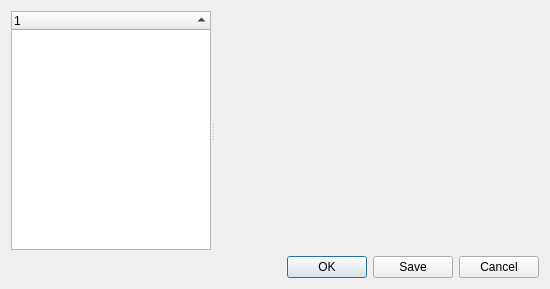
<?xml version="1.0" encoding="UTF-8"?>
<ui version="4.0">
 <class>SettingsWindow</class>
 <widget class="QDialog" name="SettingsWindow">
  <property name="geometry">
   <rect>
    <x>0</x>
    <y>0</y>
    <width>550</width>
    <height>289</height>
   </rect>
  </property>
  <property name="maximumSize">
   <size>
    <width>16777215</width>
    <height>16777215</height>
   </size>
  </property>
  <property name="windowTitle">
   <string>Settings</string>
  </property>
  <layout class="QVBoxLayout" name="verticalLayout_2">
   <item>
    <layout class="QVBoxLayout" name="verticalLayout">
     <property name="spacing">
      <number>6</number>
     </property>
     <item>
      <widget class="QSplitter" name="splitter">
       <property name="orientation">
        <enum>Qt::Horizontal</enum>
       </property>
       <widget class="QTreeWidget" name="SettingsList">
        <property name="sizePolicy">
         <sizepolicy hsizetype="Expanding" vsizetype="Preferred">
          <horstretch>0</horstretch>
          <verstretch>0</verstretch>
         </sizepolicy>
        </property>
        <property name="minimumSize">
         <size>
          <width>100</width>
          <height>0</height>
         </size>
        </property>
        <property name="maximumSize">
         <size>
          <width>200</width>
          <height>16777215</height>
         </size>
        </property>
        <property name="showDropIndicator" stdset="0">
         <bool>false</bool>
        </property>
        <property name="alternatingRowColors">
         <bool>true</bool>
        </property>
        <property name="iconSize">
         <size>
          <width>16</width>
          <height>16</height>
         </size>
        </property>
        <property name="indentation">
         <number>20</number>
        </property>
        <property name="headerHidden">
         <bool>false</bool>
        </property>
        <property name="columnCount">
         <number>1</number>
        </property>
        <attribute name="headerVisible">
         <bool>true</bool>
        </attribute>
        <attribute name="headerCascadingSectionResizes">
         <bool>true</bool>
        </attribute>
        <attribute name="headerShowSortIndicator" stdset="0">
         <bool>true</bool>
        </attribute>
        <attribute name="headerCascadingSectionResizes">
         <bool>true</bool>
        </attribute>
        <attribute name="headerVisible">
         <bool>true</bool>
        </attribute>
        <attribute name="headerShowSortIndicator" stdset="0">
         <bool>true</bool>
        </attribute>
        <column>
         <property name="text">
          <string notr="true">1</string>
         </property>
        </column>
       </widget>
       <widget class="QStackedWidget" name="stackedWidget">
        <property name="sizePolicy">
         <sizepolicy hsizetype="Expanding" vsizetype="Expanding">
          <horstretch>0</horstretch>
          <verstretch>0</verstretch>
         </sizepolicy>
        </property>
        <property name="currentIndex">
         <number>1</number>
        </property>
        <widget class="QWidget" name="PageLogin">
         <property name="sizePolicy">
          <sizepolicy hsizetype="Expanding" vsizetype="Expanding">
           <horstretch>0</horstretch>
           <verstretch>0</verstretch>
          </sizepolicy>
         </property>
         <layout class="QVBoxLayout" name="verticalLayout_4">
          <item>
           <widget class="QGroupBox" name="groupBox">
            <property name="sizePolicy">
             <sizepolicy hsizetype="Expanding" vsizetype="Expanding">
              <horstretch>0</horstretch>
              <verstretch>0</verstretch>
             </sizepolicy>
            </property>
            <property name="focusPolicy">
             <enum>Qt::NoFocus</enum>
            </property>
            <property name="title">
             <string>Connect to Museek Daemon</string>
            </property>
            <property name="alignment">
             <set>Qt::AlignLeading|Qt::AlignLeft|Qt::AlignTop</set>
            </property>
            <layout class="QFormLayout" name="formLayout">
             <property name="leftMargin">
              <number>0</number>
             </property>
             <property name="topMargin">
              <number>0</number>
             </property>
             <property name="rightMargin">
              <number>9</number>
             </property>
             <property name="bottomMargin">
              <number>0</number>
             </property>
             <item row="0" column="0">
              <widget class="QLabel" name="label">
               <property name="text">
                <string>Museek Interface:</string>
               </property>
              </widget>
             </item>
             <item row="0" column="1">
              <widget class="QLineEdit" name="lineEdit"/>
             </item>
             <item row="1" column="0">
              <widget class="QLabel" name="label_3">
               <property name="text">
                <string>Password:</string>
               </property>
              </widget>
             </item>
             <item row="1" column="1">
              <widget class="QLineEdit" name="lineEdit_2">
               <property name="maxLength">
                <number>30</number>
               </property>
               <property name="echoMode">
                <enum>QLineEdit::PasswordEchoOnEdit</enum>
               </property>
              </widget>
             </item>
             <item row="2" column="0" colspan="2">
              <widget class="QCheckBox" name="checkBox">
               <property name="sizePolicy">
                <sizepolicy hsizetype="Minimum" vsizetype="Fixed">
                 <horstretch>0</horstretch>
                 <verstretch>0</verstretch>
                </sizepolicy>
               </property>
               <property name="text">
                <string>Load Tray icon at start</string>
               </property>
              </widget>
             </item>
             <item row="3" column="0">
              <widget class="QCheckBox" name="checkBox_2">
               <property name="text">
                <string>CheckBox</string>
               </property>
              </widget>
             </item>
             <item row="4" column="0">
              <widget class="QLabel" name="label_2">
               <property name="text">
                <string>Config File:</string>
               </property>
              </widget>
             </item>
             <item row="4" column="1">
              <widget class="QLineEdit" name="lineEdit_3"/>
             </item>
            </layout>
           </widget>
          </item>
         </layout>
        </widget>
        <widget class="QWidget" name="PageBlank"/>
        <widget class="QWidget" name="PageClients">
         <widget class="QGroupBox" name="groupBox_9">
          <property name="geometry">
           <rect>
            <x>160</x>
            <y>90</y>
            <width>306</width>
            <height>215</height>
           </rect>
          </property>
          <property name="title">
           <string>GroupBox</string>
          </property>
         </widget>
        </widget>
        <widget class="QWidget" name="PageTransfers">
         <widget class="QGroupBox" name="groupBox_8">
          <property name="geometry">
           <rect>
            <x>170</x>
            <y>100</y>
            <width>306</width>
            <height>215</height>
           </rect>
          </property>
          <property name="title">
           <string>GroupBox</string>
          </property>
         </widget>
        </widget>
        <widget class="QWidget" name="PageChatRooms">
         <widget class="QGroupBox" name="groupBox_7">
          <property name="geometry">
           <rect>
            <x>170</x>
            <y>20</y>
            <width>306</width>
            <height>215</height>
           </rect>
          </property>
          <property name="title">
           <string>GroupBox</string>
          </property>
         </widget>
        </widget>
        <widget class="QWidget" name="PageUsers">
         <widget class="QGroupBox" name="groupBox_6">
          <property name="geometry">
           <rect>
            <x>180</x>
            <y>30</y>
            <width>306</width>
            <height>215</height>
           </rect>
          </property>
          <property name="title">
           <string>GroupBox</string>
          </property>
         </widget>
        </widget>
        <widget class="QWidget" name="PageUserinfo">
         <widget class="QGroupBox" name="groupBox_5">
          <property name="geometry">
           <rect>
            <x>220</x>
            <y>50</y>
            <width>306</width>
            <height>215</height>
           </rect>
          </property>
          <property name="title">
           <string>GroupBox</string>
          </property>
         </widget>
        </widget>
        <widget class="QWidget" name="PageShares">
         <widget class="QGroupBox" name="groupBox_4">
          <property name="geometry">
           <rect>
            <x>20</x>
            <y>30</y>
            <width>306</width>
            <height>215</height>
           </rect>
          </property>
          <property name="title">
           <string>GroupBox</string>
          </property>
         </widget>
        </widget>
        <widget class="QWidget" name="PageAppearance">
         <layout class="QVBoxLayout" name="verticalLayout_3">
          <item>
           <widget class="QGroupBox" name="groupBox_2">
            <property name="title">
             <string>GroupBox</string>
            </property>
           </widget>
          </item>
         </layout>
        </widget>
        <widget class="QWidget" name="PageServer">
         <layout class="QVBoxLayout" name="verticalLayout_6">
          <item>
           <widget class="QGroupBox" name="groupBox_3">
            <property name="title">
             <string>GroupBox</string>
            </property>
           </widget>
          </item>
         </layout>
        </widget>
       </widget>
      </widget>
     </item>
     <item>
      <widget class="QDialogButtonBox" name="buttonBox">
       <property name="standardButtons">
        <set>QDialogButtonBox::Cancel|QDialogButtonBox::Ok|QDialogButtonBox::Save</set>
       </property>
      </widget>
     </item>
    </layout>
   </item>
  </layout>
 </widget>
 <resources/>
 <connections/>
</ui>
